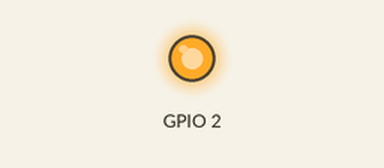
Recording of a sketch running on a simulated ESP8266 (NodeMCU). Shown: output pins drawn as LEDs (lit = HIGH, except the on-board LED, lit = LOW). WiFi joins after 1.5 s; servers stay silent unless stated; no MQTT or app messages arrive unless stated. At 2.2 s the program puts the board to deep sleep or switches it off; the recording ends there.

Above: at 1.79 s.
Timing chart, 0 to 2.2 s (numbered marks = the images above):
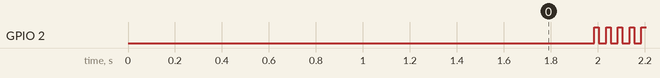

Measured:
- by itself, GPIO 2: alternates HIGH for 0.02 s and LOW for 0.03 s

The sketch:

Dashbutton_v2.ino
```cpp
#include <ESP8266WiFi.h>
#include <PubSubClient.h>

const char* ssid = "XXXXX";
const char* password = "XXXXX";
const char* mqtt_server = "XXXXX";

const char* mqtt_topic = "/home/dashbutton2/#";
const char* mqtt_topic_state = "/home/dashbutton2/state";
const char* mqtt_client = "dashbutton2";

WiFiClient espClient;
PubSubClient client(espClient);
long lastMsg = 0;
char msg[50];
int value = 0;

boolean send = false;

void setup() {
  pinMode(BUILTIN_LED, OUTPUT);
  digitalWrite(BUILTIN_LED, LOW);
  setup_wifi();
  client.setServer(mqtt_server, 1883);
}

void loop() {

  if (WiFi.status() != WL_CONNECTED) {
    setup_wifi();
  }

  if (!client.connected()) {
    reconnect();
  }

  //client.loop(); //never reaching this
}


void setup_wifi() {
  WiFi.begin(ssid, password);

  while (WiFi.status() != WL_CONNECTED) {
    delay(200);
    if (millis() > 6000) {
      for (int i = 0; i < 3; i++) {
        digitalWrite(BUILTIN_LED, LOW);
        delay(100);
        digitalWrite(BUILTIN_LED, HIGH);
        delay(50);
      }
      ESP.deepSleep(0);
    }
  }
}

void reconnect() {
  while (!client.connected()) {
    if (client.connect(mqtt_client)) {
      client.subscribe(mqtt_topic_state);
      delay(300);
      //programmableswitchevent in homekit
      //0 ist einmal drücken
      //1 ist zweimal drücken
      //2 ist lange drücken
      client.publish(mqtt_topic_state, "1");

      send = true;
      for (int i = 0; i < 5; i++) {
        digitalWrite(BUILTIN_LED, LOW);
        delay(30);
        digitalWrite(BUILTIN_LED, HIGH);
        delay(20);
      }
      ESP.deepSleep(0);
    }
  }
}
```
